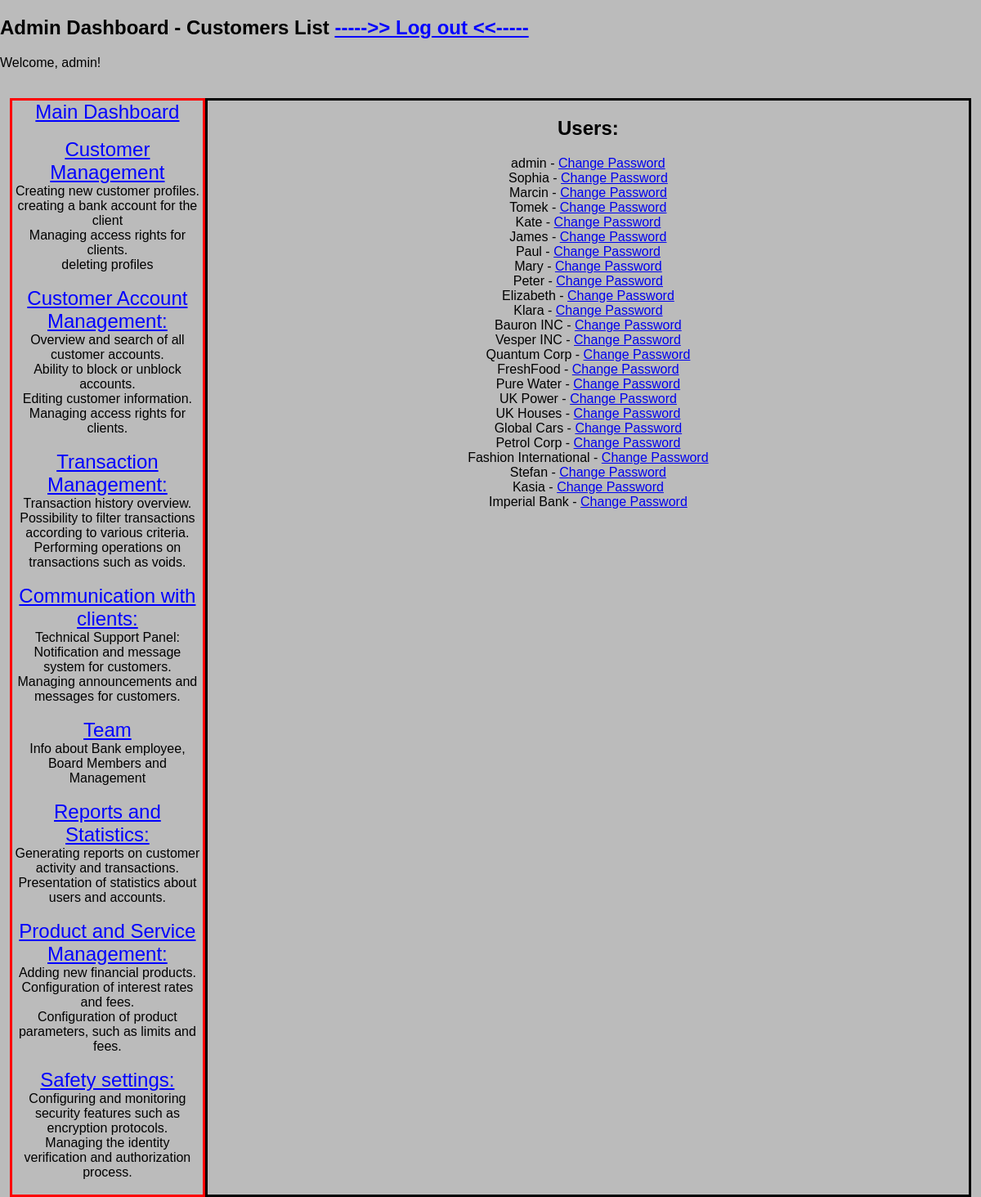
/admin/users (signed in), run on an earlier commit of the app's database.
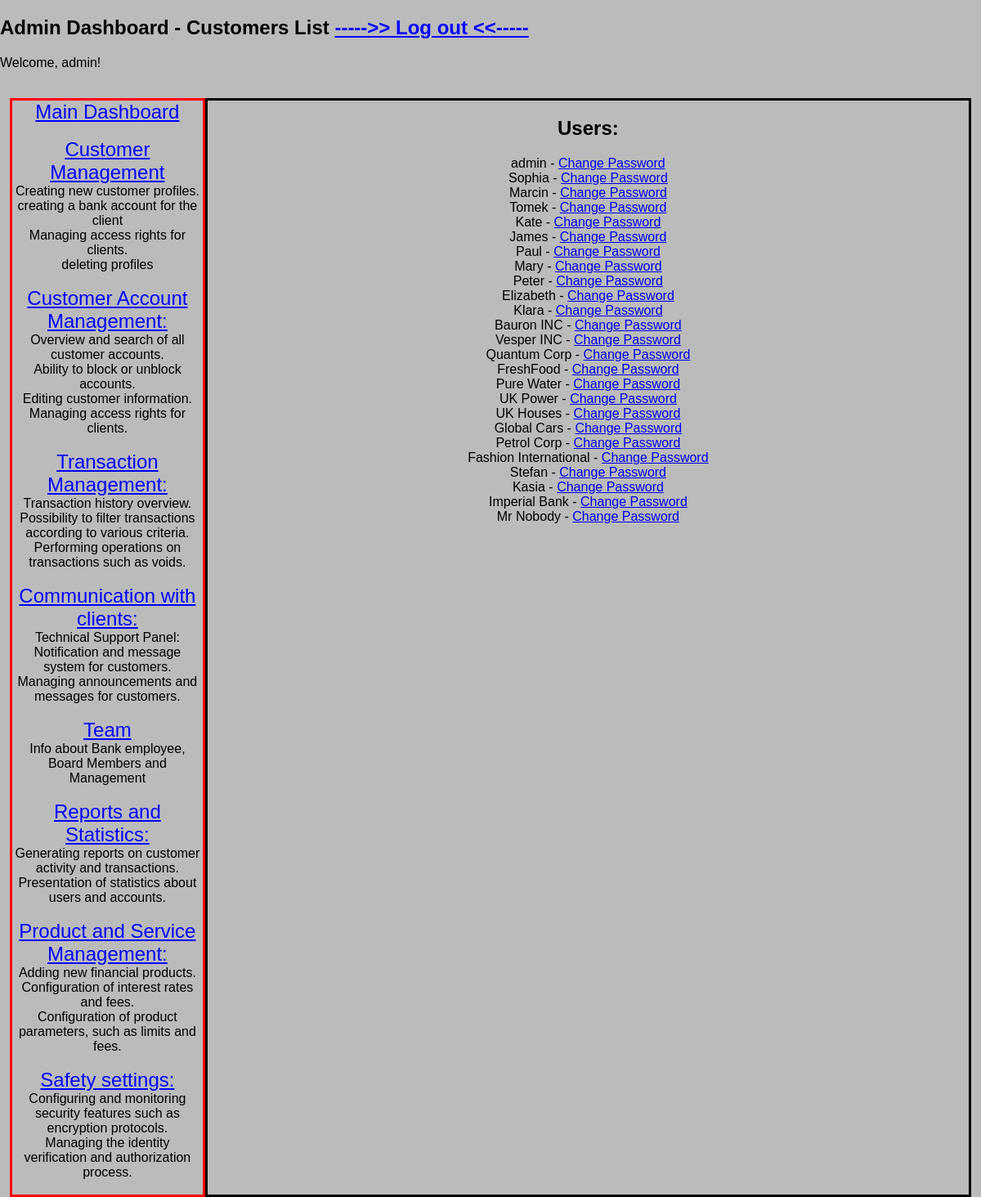
And on a later commit of the database.
### models/models.py (models this page shows, shortened)
class Users(db.Model, UserMixin):
    id = db.Column(db.Integer, primary_key=True)
    username = db.Column(db.String(50), unique=True, nullable=False)
    password_hash = db.Column(db.String(128), nullable=False)
    role = db.Column(db.String(20), nullable=False, default='client')
    email = db.Column(db.String(120), unique=True, nullable=False)
    phone_number = db.Column(db.String(20), nullable = False)
    country = db.Column(db.String(50))
    transactions = db.relationship('Transaction', backref='user', lazy=True)

### app.py (the view)
@app.route('/admin/users')
@login_required
@admin_required
def list_users():
    all_users = Users.query.all()
    return render_template('list_users.html', all_users=all_users)

### app.py (called while the page is built)
@app.before_request
def initialize_database():
    db.create_all()
    session.permanent = True

@login_manager.user_loader
def load_user(user_id):
    return Users.query.get(int(user_id))

### routes/transfer.py (called while the page is built)
def admin_required(func):
    @wraps(func)
    def decorated_view(*args, **kwargs):
        if not current_user.is_authenticated or current_user.role != 'admin':
            logger.error(f"No access to the resource - {request.path}  '{current_user.username}' ")
            abort(403)
        return func(*args, **kwargs)
    return decorated_view

### templates/list_users.html (shortened to what this page needs)
{% extends 'base_admin.html' %}
{% block subtitle %} - Customers List{% endblock %}
{% block content %}
    <h2>Users:</h2>
    {% for user in all_users %}
        {{ user.username }} - <a href="{{ url_for('change_password', user_id=user.id) }}">Change Password</a> <br>
    {% endfor %}
{% endblock %}

### templates/base_admin.html (shortened to what this page needs)
<!DOCTYPE html>
<html lang="en">
<head>
    <link rel="stylesheet" href="{{ url_for('static', filename='styles_admin.css') }}">
</head>
<body>
    <main>
        <h2>Admin Dashboard  {% block subtitle %}{% endblock %} <a href="{{ url_for('logout') }}" class="link"> ----->> Log out  <<-----</a> <br></h2>
        <p>Welcome, {{ current_user.username }}!</p>  <br>
        <div class="container">
            <div class="left">
            <div>
                <a href="{{ url_for('admin_dashboard_bp.admin_dashboard') }}" class="link">Main Dashboard</a> <br><br>
                <a href="{{ url_for('admin_dashboard_cm') }}" class="link">Customer Management</a> <br>
                Creating new customer profiles.<br>
                creating a bank account for the client<br>
                Managing access rights for clients.<br>
                deleting profiles<br><br>
                <a href="{{ url_for('admin_dashboard_cam') }}" class="link">Customer Account Management:</a> <br>
                Overview and search of all customer accounts.<br>
                Ability to block or unblock accounts.<br>
                Editing customer information.<br>
                Managing access rights for clients.<br><br>
                <a href="{{ url_for('transaction_management') }}" class="link">Transaction Management:</a> <br>
                Transaction history overview.<br>
                Possibility to filter transactions according to various criteria.<br>
                Performing operations on transactions such as voids.<br><br>
                <a href="{{ url_for('cwc_bp.cwc') }}" class="link">Communication with clients:</a> <br>
                Technical Support Panel:
                Notification and message system for customers.<br>
                Managing announcements and messages for customers.<br><br>
                <a href="{{ url_for('team') }}" class="link">Team</a> <br>
                Info about Bank employee, Board Members and Management<br><br>
                <a href="{{ url_for('reports_and_statistics_bp.reports_and_statistics') }}" class="link">Reports and Statistics:</a> <br>
                Generating reports on customer activity and transactions.<br>
                Presentation of statistics about users and accounts.<br><br>
                <a href="{{ url_for('products_and_service_management') }}" class="link">Product and Service Management:</a> <br>
                Adding new financial products.<br>
                Configuration of interest rates and fees.<br>
                Configuration of product parameters, such as limits and fees.<br><br>
                <a href="{{ url_for('safety_settings') }}" class="link">Safety settings:</a> <br>
                Configuring and monitoring security features such as encryption protocols.<br>
                Managing the identity verification and authorization process.<br><br>
            </div>
            </div>
            <div class="right">
                {% block content %}
                {% endblock %}
            </div>
        </div>
    </main>
</body>
</html>

What changed in the data, as far as the page shows it:
added Users: username "Mr Nobody"
